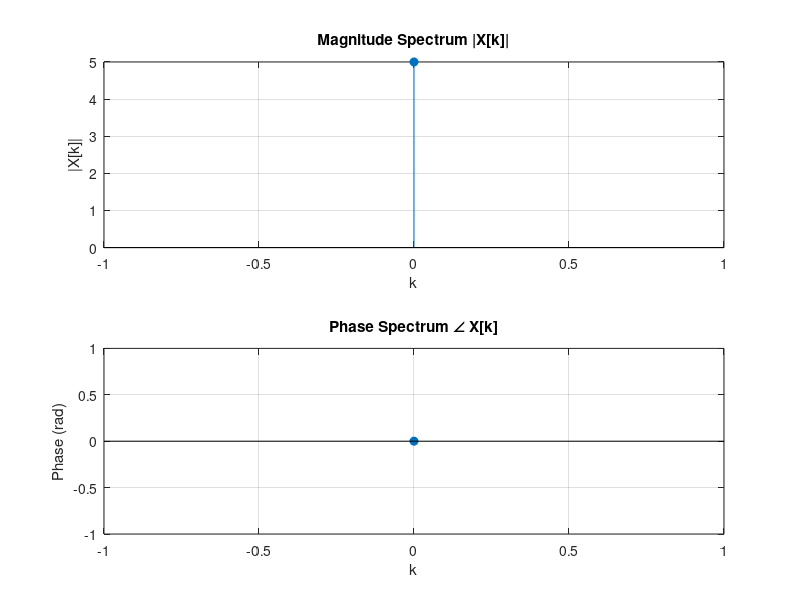

This figure's MATLAB source:
clc;
clear all;
close all;

% Discrete Fourier Transform (DFT) of a sequence
% DFT: X[k] = sum_{n=0}^{N-1} x[n] * exp(-j*2*pi*k*n/N)

x = input('Enter the discrete signal x[n] as a vector (e.g., [1 2 3 4]): ');
N = length(x);

% Manual DFT computation
X = zeros(1, N);
for k = 0:N-1
    for n = 0:N-1
        X(k+1) = X(k+1) + x(n+1) * exp(-1j*2*pi*k*n/N);
    end
end

% Compare with built-in FFT
X_fft = fft(x);

disp('DFT computed manually:');
disp(X);
disp('DFT using built-in fft():');
disp(X_fft);

% Magnitude and phase
mag = abs(X);
phase = angle(X);

figure;
subplot(2,1,1);
stem(0:N-1, mag, 'filled');
title('Magnitude Spectrum |X[k]|');
xlabel('k'); ylabel('|X[k]|');
grid on;

subplot(2,1,2);
stem(0:N-1, phase, 'filled');
title('Phase Spectrum \angle X[k]');
xlabel('k'); ylabel('Phase (rad)');
grid on;
